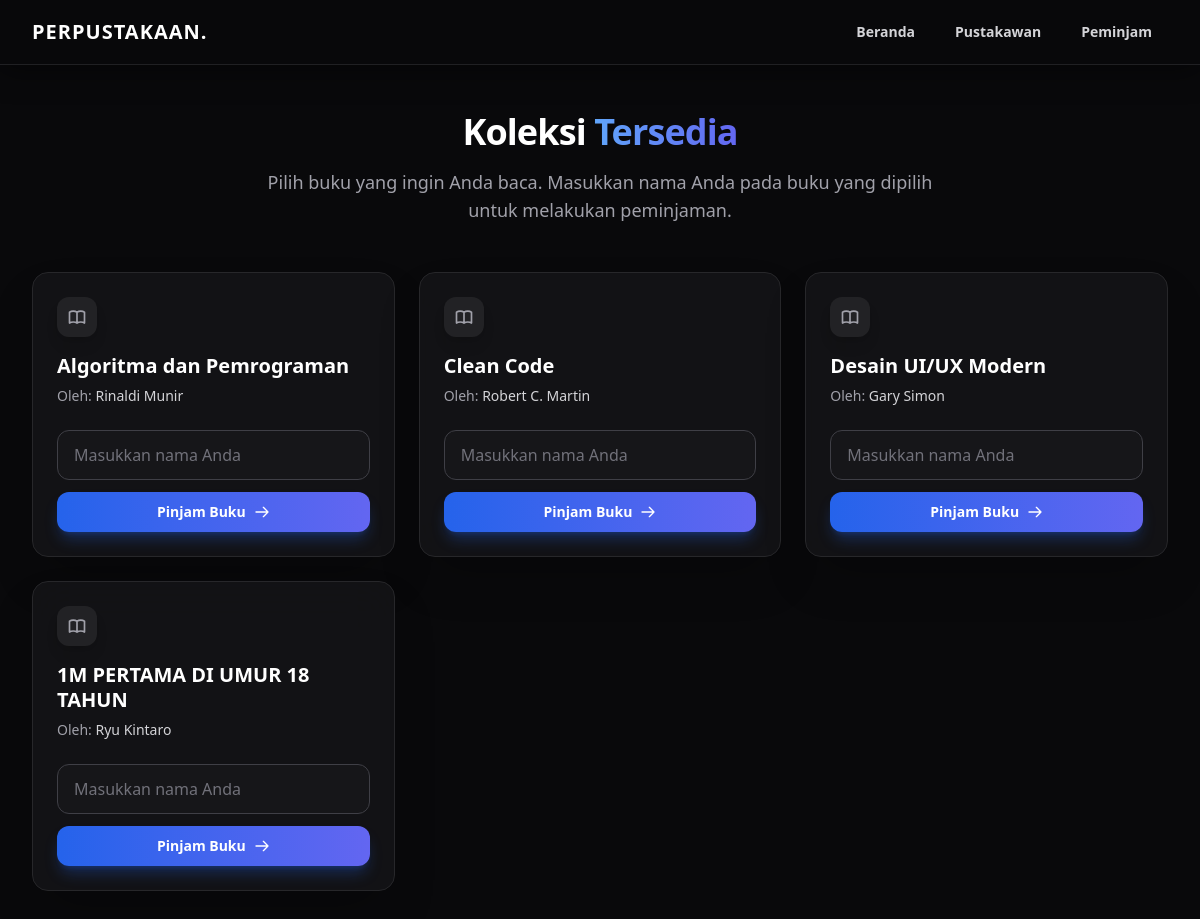
The page /peminjam on the database its author committed.
### tables this page shows
CREATE TABLE books
                   (
                       id
                       INTEGER
                       PRIMARY
                       KEY
                       AUTOINCREMENT,
                       title
                       TEXT
                       NOT
                       NULL,
                       author
                       TEXT
                       NOT
                       NULL,
                       is_available
                       BOOLEAN
                       NOT
                       NULL
                       DEFAULT
                       1
                   );

### app.py (the view)
@app.route('/peminjam')
def peminjam():
    conn = get_db_connection()
    books = conn.execute('SELECT * FROM books WHERE is_available = 1').fetchall()
    conn.close()
    return render_template('peminjam.html', books=books)

### app.py (called while the page is built)
def get_db_connection():
    conn = sqlite3.connect('library.db')
    conn.row_factory = sqlite3.Row
    return conn

### Templates/peminjam.html (shortened to what this page needs)
{% extends 'base.html' %}
{% block content %}
<div class="mb-12 text-center max-w-2xl mx-auto">
    <h1 class="text-4xl font-extrabold text-white mb-4 tracking-tight">Koleksi <span class="text-transparent bg-clip-text bg-gradient-to-r from-blue-400 to-indigo-500">Tersedia</span></h1>
    <p class="text-zinc-400 text-lg">Pilih buku yang ingin Anda baca. Masukkan nama Anda pada buku yang dipilih untuk melakukan peminjaman.</p>
</div>
<div class="grid grid-cols-1 md:grid-cols-2 lg:grid-cols-3 gap-6">
    {% for book in books %}
    <div class="glass hover-float rounded-2xl p-6 flex flex-col relative overflow-hidden group">
        <div class="flex-grow mb-6 relative z-10">
            <div class="w-10 h-10 bg-zinc-800/80 rounded-xl flex items-center justify-center mb-4 group-hover:scale-110 group-hover:bg-blue-500/20 group-hover:text-blue-400 transition-all duration-300 text-zinc-400 shadow-lg">
            </div>
            <h2 class="text-xl font-extrabold text-white leading-tight group-hover:text-blue-400 transition-colors">{{ book['title'] }}</h2>
            <p class="text-zinc-400 text-sm mt-2 font-medium">Oleh: <span class="text-zinc-300">{{ book['author'] }}</span></p>
        </div>
        <form action="/borrow_book/{{ book['id'] }}" method="POST" class="mt-auto relative z-10">
            <div class="flex flex-col gap-3">
                <input type="text" name="borrower_name" required class="input-field" placeholder="Masukkan nama Anda">
                <button type="submit" class="btn-primary w-full py-3 text-sm flex items-center justify-center gap-2 group/btn">
                    <span>Pinjam Buku</span>
                    <svg class="w-4 h-4 group-hover/btn:translate-x-1 transition-transform" fill="none" stroke="currentColor" viewBox="0 0 24 24"><path stroke-linecap="round" stroke-linejoin="round" stroke-width="2" d="M14 5l7 7m0 0l-7 7m7-7H3"></path></svg>
                </button>
            </div>
        </form>
    </div>
    {% endfor %}
</div>
{% endblock %}

### rows shown on the page
books: title "Algoritma dan Pemrograman", author "Rinaldi Munir"
books: title "Clean Code", author "Robert C. Martin"
books: title "Desain UI/UX Modern", author "Gary Simon"
books: title "1M PERTAMA DI UMUR 18 TAHUN", author "Ryu Kintaro"
